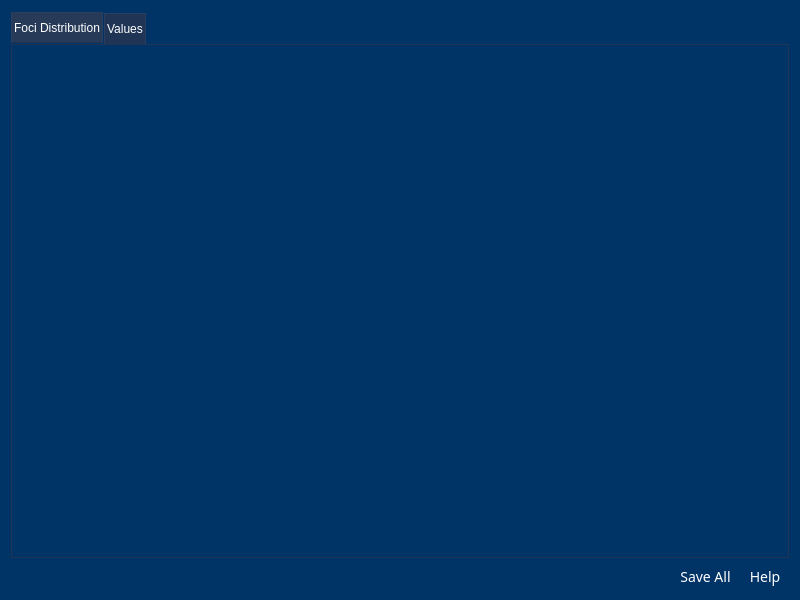
<?xml version="1.0" encoding="UTF-8"?>
<ui version="4.0">
 <class>Dialog</class>
 <widget class="QDialog" name="Dialog">
  <property name="geometry">
   <rect>
    <x>0</x>
    <y>0</y>
    <width>800</width>
    <height>600</height>
   </rect>
  </property>
  <property name="minimumSize">
   <size>
    <width>800</width>
    <height>600</height>
   </size>
  </property>
  <property name="windowTitle">
   <string>Dialog</string>
  </property>
  <property name="styleSheet">
   <string notr="true">QPushButton{
	font-family: Font Awesome;
	color: White;
	background-color: rgba(22, 42, 75 , 255);
	border: none;
	font-size: 14px;
 	text-align: center;
     display: inline-block;
	min-height: 25;
	min-width: 40;
	padding-left: 4px;
	padding-right: 4px;
}

QPushButton:hover{
	background-color:  rgba(15, 35, 68 , 255);
}

QPushButton:pressed{
	background-color:  rgba(8, 28, 61 , 255);
}

QPushButton:disabled{
	background-color:  rgba(40, 60, 100 , 255);
}

QLabel{
	font-size: 12px;
	color: White;
	min-height: 30px;
	max-height: 30px;
}

QDialog, QScrollArea, QWidget{
	background-color: rgb(0, 51, 102);
}

QTabWidget::pane{
	background-color:  rgba(32, 52, 85 , 255);
	border-style: solid;
  	border-width: 1px;
}

QTabWidget QTabBar::tab{
	background-color:  rgba(32, 52, 85 , 255);
	border-top: rgba(42, 62, 95 , 255);
	border-left: rgba(42, 62, 95 , 255);
	border-right: rgba(42, 62, 95 , 255);
	border-bottom: rgba(32, 52, 85 , 255);
	border-style: solid;
  	border-width: 1px;
	margin-right: 1px;
	margin-leftt: 1px;
	margin-top: 1px;
	padding: 2px;
	height: 25px; 
	color: White;
}

QTabBar::tab:selected{
	background-color:  rgba(39, 59, 89 , 255);
}

QTabBar::tab:!selected {
	margin-top: 2px; 
}

QTabBar::tab:hover{
	background-color: rgba(52, 72, 105 , 255);
}

QHLine, QVLine, Line{
	background-color: #2fa7d4
}
</string>
  </property>
  <property name="sizeGripEnabled">
   <bool>false</bool>
  </property>
  <layout class="QVBoxLayout" name="verticalLayout_2">
   <item>
    <widget class="QTabWidget" name="tabWidget">
     <property name="currentIndex">
      <number>0</number>
     </property>
     <widget class="QWidget" name="tab_dist">
      <attribute name="title">
       <string>Foci Distribution</string>
      </attribute>
      <layout class="QHBoxLayout" name="horizontalLayout_2" stretch="8">
       <item>
        <layout class="QVBoxLayout" name="vl_poisson">
         <property name="spacing">
          <number>5</number>
         </property>
         <property name="sizeConstraint">
          <enum>QLayout::SetMaximumSize</enum>
         </property>
         <property name="topMargin">
          <number>5</number>
         </property>
         <property name="bottomMargin">
          <number>5</number>
         </property>
        </layout>
       </item>
      </layout>
     </widget>
     <widget class="QWidget" name="tab_val">
      <attribute name="title">
       <string>Values</string>
      </attribute>
      <layout class="QHBoxLayout" name="horizontalLayout_3" stretch="8">
       <item>
        <layout class="QVBoxLayout" name="vl_values"/>
       </item>
      </layout>
     </widget>
    </widget>
   </item>
   <item>
    <widget class="QDialogButtonBox" name="bbox">
     <property name="sizePolicy">
      <sizepolicy hsizetype="Expanding" vsizetype="Minimum">
       <horstretch>0</horstretch>
       <verstretch>0</verstretch>
      </sizepolicy>
     </property>
     <property name="layoutDirection">
      <enum>Qt::LeftToRight</enum>
     </property>
     <property name="orientation">
      <enum>Qt::Horizontal</enum>
     </property>
     <property name="standardButtons">
      <set>QDialogButtonBox::Help|QDialogButtonBox::SaveAll</set>
     </property>
     <property name="centerButtons">
      <bool>false</bool>
     </property>
    </widget>
   </item>
  </layout>
 </widget>
 <resources/>
 <connections>
  <connection>
   <sender>bbox</sender>
   <signal>accepted()</signal>
   <receiver>Dialog</receiver>
   <slot>accept()</slot>
   <hints>
    <hint type="sourcelabel">
     <x>248</x>
     <y>254</y>
    </hint>
    <hint type="destinationlabel">
     <x>157</x>
     <y>274</y>
    </hint>
   </hints>
  </connection>
  <connection>
   <sender>bbox</sender>
   <signal>rejected()</signal>
   <receiver>Dialog</receiver>
   <slot>reject()</slot>
   <hints>
    <hint type="sourcelabel">
     <x>316</x>
     <y>260</y>
    </hint>
    <hint type="destinationlabel">
     <x>286</x>
     <y>274</y>
    </hint>
   </hints>
  </connection>
 </connections>
</ui>
